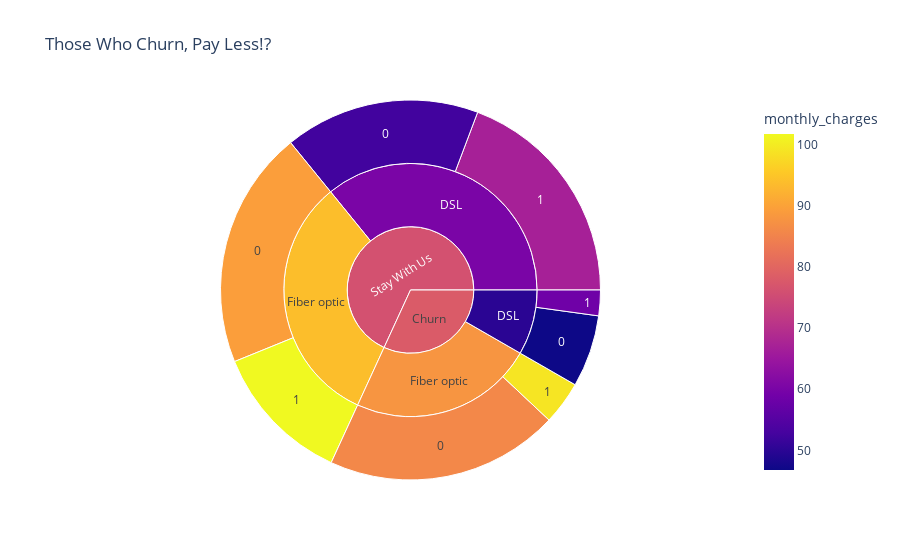

Notebook source saved alongside this figure:
### Code cell
px.sunburst(train, 
            color='monthly_charges' ,
            path=['churn_no_churn', 'internet_service_type', 'tech_support'],
            title='''Those Who Churn, Pay Less!?            ''',
#             hover_data=[]
           )

### Figure 1 — Plotly figure (JSON) as saved in the notebook; plotly's stock layout.template omitted (floating-point values rounded to 4 significant figures)
{"data": [{"branchvalues": "total", "customdata": [[46.78], [52.51], [85.88], [89.37], [58.63], [66.88], [99.11], [101.8], [49.88], [60.22], [87.95], [93.97], [78.02], [76.21]], "domain": {"x": [0, 1], "y": [0, 1]}, "hovertemplate": "labels=%{label}<br>count=%{value}<br>parent=%{parent}<br>id=%{id}<br>monthly_charges=%{color}<extra></extra>", "ids": ["Churn/DSL/0", "Stay With Us/DSL/0", "Churn/Fiber optic/0", "Stay With Us/Fiber optic/0", "Churn/DSL/1", "Stay With Us/DSL/1", "Churn/Fiber optic/1", "Stay With Us/Fiber optic/1", "Churn/DSL", "Stay With Us/DSL", "Churn/Fiber optic", "Stay With Us/Fiber optic", "Churn", "Stay With Us"], "labels": ["0", "0", "0", "0", "1", "1", "1", "1", "DSL", "DSL", "Fiber optic", "Fiber optic", "Churn", "Stay With Us"], "marker": {"coloraxis": "coloraxis", "colors": [46.78, 52.51, 85.88, 89.37, 58.63, 66.88, 99.11, 101.8, 49.88, 60.22, 87.95, 93.97, 78.02, 76.21]}, "name": "", "parents": ["Churn/DSL", "Stay With Us/DSL", "Churn/Fiber optic", "Stay With Us/Fiber optic", "Churn/DSL", "Stay With Us/DSL", "Churn/Fiber optic", "Stay With Us/Fiber optic", "Churn", "Stay With Us", "Churn", "Stay With Us", "", ""], "type": "sunburst", "values": [203, 550, 657, 671, 72, 637, 122, 397, 275, 1187, 779, 1068, 1054, 2255]}], "layout": {"coloraxis": {"colorbar": {"title": {"text": "monthly_charges"}}, "colorscale": [[0, "#0d0887"], [0.1111, "#46039f"], [0.2222, "#7201a8"], [0.3333, "#9c179e"], [0.4444, "#bd3786"], [0.5556, "#d8576b"], [0.6667, "#ed7953"], [0.7778, "#fb9f3a"], [0.8889, "#fdca26"], [1, "#f0f921"]]}, "legend": {"tracegroupgap": 0}, "title": {"text": "Those Who Churn, Pay Less!?            "}}}
